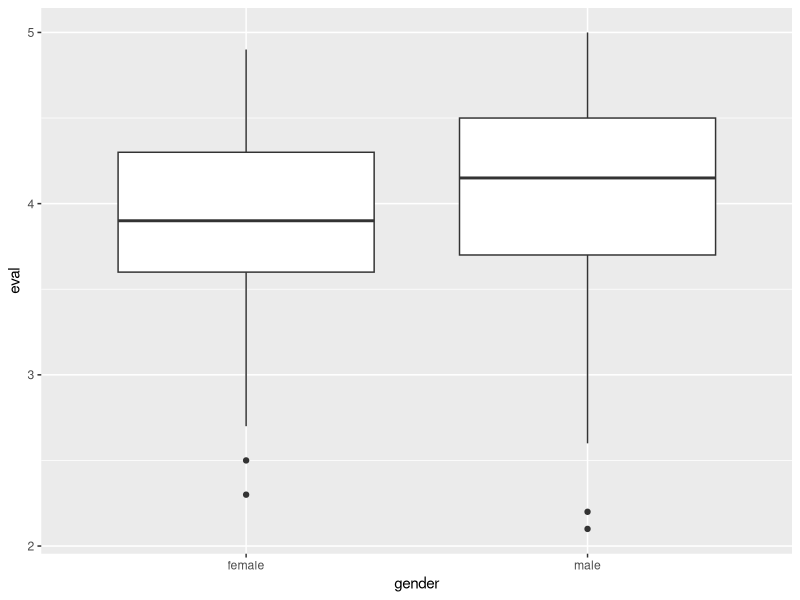
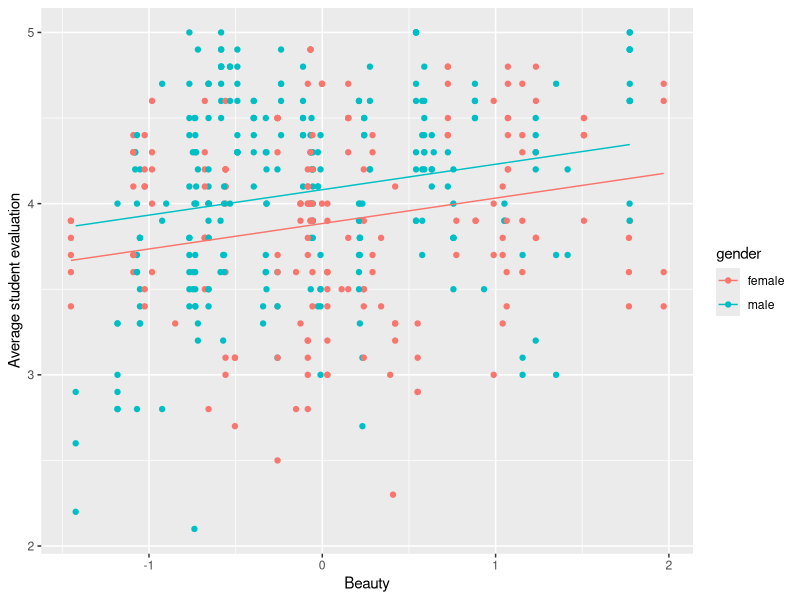

Reproduce these figures in R, in order.
## ---- chunk 1
# Include setup
library(tidyverse)
library(ggfortify)
library(knitr)

knitr::opts_chunk$set(
  echo = FALSE, fig.align = "center"
)

hook_output <- knit_hooks$get("output")
knit_hooks$set(output = function(x, options) {
  lines <- options$output.lines
  if (is.null(lines)) {
    return(hook_output(x, options))  # pass to default hook
  }
  x <- unlist(strsplit(x, "\n"))
  more <- "..."
  if (length(lines) == 1) {        # first n lines
    if (length(x) > lines) {
      # truncate the output, but add ....
      x <- c(head(x, lines), more)
    }
  } else {
    x <- c(more, x[lines], more)
  }
  # paste these lines together
  x <- paste(c(x, ""), collapse = "\n")
  hook_output(x, options)
})
## ---- chunk 2
profs <- read.csv("week_02_docs/profs.csv")
options(scipen = 999)
## ---- chunk 3
ggplot(profs, aes(x = gender, y = eval)) +
  geom_boxplot()
## ---- chunk 4
options(scipen = 999)
model1 <- lm(eval ~ beauty + gender, data=profs)
summary(model1)
## ---- chunk 5
ggplot(profs %>% mutate(pred = predict(model1)), aes(x = beauty, y = eval, col = gender)) +
  geom_point() + 
  geom_line(aes(y = pred)) +
  labs(y = "Average student evaluation", x = "Beauty")
## ---- chunk 6
model2 <- lm(eval ~ beauty + generation, data=profs)
summary(model2)
